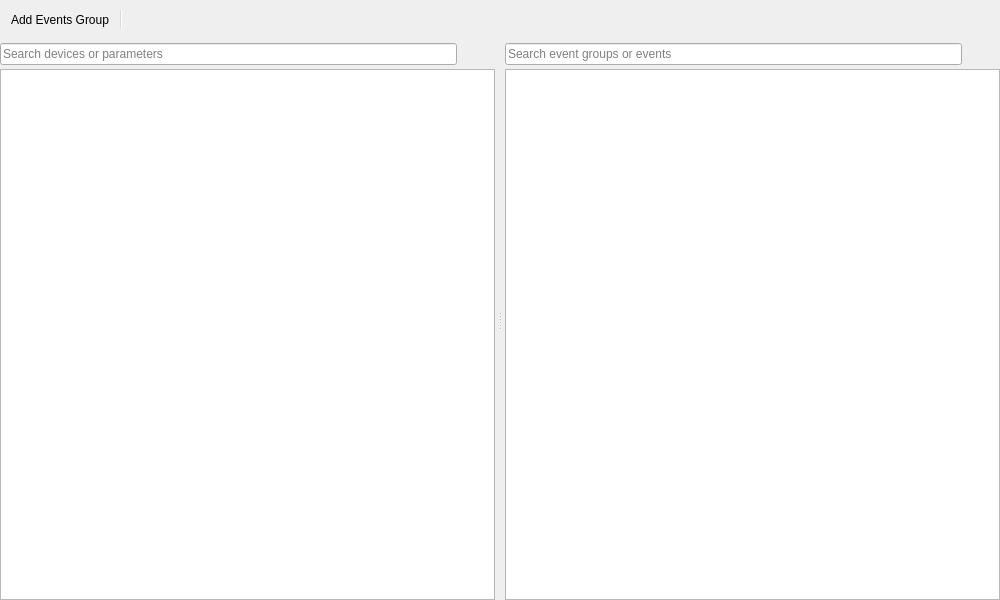
<?xml version="1.0" encoding="UTF-8"?>
<ui version="4.0">
 <class>DynamicEventsPage</class>
 <widget class="QWidget" name="DynamicEventsPage">
  <property name="geometry">
   <rect><x>0</x><y>0</y><width>1000</width><height>600</height></rect>
  </property>
  <property name="windowTitle"><string>Dynamic Events</string></property>
  <layout class="QVBoxLayout" name="mainLayout">
   <property name="spacing"><number>0</number></property>
   <property name="leftMargin"><number>0</number></property>
   <property name="topMargin"><number>0</number></property>
   <property name="rightMargin"><number>0</number></property>
   <property name="bottomMargin"><number>0</number></property>
   <item>
    <widget class="QToolBar" name="eventsToolBar">
     <property name="movable"><bool>false</bool></property>
     <property name="iconSize"><size><width>24</width><height>24</height></size></property>
     <property name="toolButtonStyle"><enum>Qt::ToolButtonStyle::ToolButtonTextBesideIcon</enum></property>
     <property name="floatable"><bool>false</bool></property>
     <addaction name="actionNewGroup"/>
     <addaction name="separator"/>
     <addaction name="actionAddEvent"/>
     <addaction name="actionRemove"/>
    </widget>
   </item>
   <item>
    <widget class="QSplitter" name="eventsSplitter">
     <property name="orientation"><enum>Qt::Orientation::Horizontal</enum></property>
     <property name="childrenCollapsible"><bool>true</bool></property>
     <widget class="QFrame" name="parametersFrame">
      <property name="frameShape"><enum>QFrame::Shape::NoFrame</enum></property>
      <layout class="QVBoxLayout" name="parametersLayout">
       <property name="spacing"><number>0</number></property>
       <property name="leftMargin"><number>0</number></property>
       <property name="topMargin"><number>0</number></property>
       <property name="rightMargin"><number>3</number></property>
       <property name="bottomMargin"><number>0</number></property>
       <item>
        <widget class="QFrame" name="parametersSearchFrame">
         <property name="frameShape"><enum>QFrame::Shape::NoFrame</enum></property>
         <layout class="QHBoxLayout" name="parametersSearchLayout">
          <property name="leftMargin"><number>0</number></property>
          <property name="topMargin"><number>4</number></property>
          <property name="rightMargin"><number>0</number></property>
          <property name="bottomMargin"><number>4</number></property>
          <item>
           <widget class="QLineEdit" name="parametersSearchLineEdit">
            <property name="placeholderText"><string>Search devices or parameters</string></property>
           </widget>
          </item>
          <item>
           <widget class="QPushButton" name="parametersSearchButton">
            <property name="maximumSize"><size><width>32</width><height>16777215</height></size></property>
            <property name="toolTip"><string>Filter the parameters tree</string></property>
            <property name="text"><string/></property>
            <property name="icon">
             <iconset resource="../../Icons/icons.qrc">
              <normaloff>:/Icons/icons/magnifying_glass.png</normaloff>:/Icons/icons/magnifying_glass.png</iconset>
            </property>
            <property name="flat"><bool>true</bool></property>
           </widget>
          </item>
         </layout>
        </widget>
       </item>
       <item>
        <widget class="QTreeView" name="parametersTreeView">
         <property name="toolTip"><string>Drag a parameter to an event group</string></property>
         <property name="dragEnabled"><bool>true</bool></property>
         <property name="dragDropMode"><enum>QAbstractItemView::DragDropMode::DragOnly</enum></property>
         <property name="defaultDropAction"><enum>Qt::DropAction::CopyAction</enum></property>
        </widget>
       </item>
      </layout>
     </widget>
     <widget class="QFrame" name="eventsFrame">
      <property name="frameShape"><enum>QFrame::Shape::NoFrame</enum></property>
      <layout class="QVBoxLayout" name="eventsLayout">
       <property name="spacing"><number>0</number></property>
       <property name="leftMargin"><number>3</number></property>
       <property name="topMargin"><number>0</number></property>
       <property name="rightMargin"><number>0</number></property>
       <property name="bottomMargin"><number>0</number></property>
       <item>
        <widget class="QFrame" name="eventsSearchFrame">
         <property name="frameShape"><enum>QFrame::Shape::NoFrame</enum></property>
         <layout class="QHBoxLayout" name="eventsSearchLayout">
          <property name="leftMargin"><number>0</number></property>
          <property name="topMargin"><number>4</number></property>
          <property name="rightMargin"><number>0</number></property>
          <property name="bottomMargin"><number>4</number></property>
          <item>
           <widget class="QLineEdit" name="eventsSearchLineEdit">
            <property name="placeholderText"><string>Search event groups or events</string></property>
           </widget>
          </item>
          <item>
           <widget class="QPushButton" name="eventsSearchButton">
            <property name="maximumSize"><size><width>32</width><height>16777215</height></size></property>
            <property name="toolTip"><string>Filter the events tree</string></property>
            <property name="text"><string/></property>
            <property name="icon">
             <iconset resource="../../Icons/icons.qrc">
              <normaloff>:/Icons/icons/magnifying_glass.png</normaloff>:/Icons/icons/magnifying_glass.png</iconset>
            </property>
            <property name="flat"><bool>true</bool></property>
           </widget>
          </item>
         </layout>
        </widget>
       </item>
       <item>
        <widget class="QTreeView" name="eventsTreeView">
         <property name="toolTip"><string>Edit event groups and their events</string></property>
         <property name="acceptDrops"><bool>true</bool></property>
         <property name="dragDropMode"><enum>QAbstractItemView::DragDropMode::DropOnly</enum></property>
         <property name="defaultDropAction"><enum>Qt::DropAction::CopyAction</enum></property>
         <property name="alternatingRowColors"><bool>true</bool></property>
         <property name="selectionMode"><enum>QAbstractItemView::SelectionMode::SingleSelection</enum></property>
         <property name="selectionBehavior"><enum>QAbstractItemView::SelectionBehavior::SelectRows</enum></property>
        </widget>
       </item>
      </layout>
     </widget>
    </widget>
   </item>
  </layout>
  <action name="actionNewGroup">
   <property name="text"><string>Add Events Group</string></property>
   <property name="toolTip"><string>Create an event group</string></property>
  </action>
  <action name="actionAddEvent">
   <property name="icon">
    <iconset resource="../../Icons/icons.qrc">
     <normaloff>:/Icons/icons/plus.png</normaloff>:/Icons/icons/plus.png</iconset>
   </property>
   <property name="text"><string/></property>
   <property name="toolTip"><string>Add an event to the selected event group</string></property>
  </action>
  <action name="actionRemove">
   <property name="icon">
    <iconset resource="../../Icons/icons.qrc">
     <normaloff>:/Icons/icons/minus.png</normaloff>:/Icons/icons/minus.png</iconset>
   </property>
   <property name="text"><string/></property>
   <property name="toolTip"><string>Remove the selected event or event group</string></property>
  </action>
 </widget>
 <resources><include location="../../Icons/icons.qrc"/></resources>
 <connections/>
</ui>
